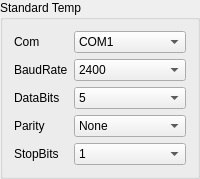
    <widget class="QGroupBox" name="gBoxStdTmpSensor">
     <property name="title">
      <string>Standard Temp</string>
     </property>
     <layout class="QGridLayout" name="gridLayout_3">
      <item row="0" column="0">
       <widget class="QLabel" name="label_22">
        <property name="sizePolicy">
         <sizepolicy hsizetype="Fixed" vsizetype="Preferred">
          <horstretch>0</horstretch>
          <verstretch>0</verstretch>
         </sizepolicy>
        </property>
        <property name="text">
         <string>Com</string>
        </property>
       </widget>
      </item>
      <item row="0" column="1">
       <widget class="QComboBox" name="comboStdTmpSerialNum">
        <item>
         <property name="text">
          <string>COM1</string>
         </property>
        </item>
        <item>
         <property name="text">
          <string>COM2</string>
         </property>
        </item>
        <item>
         <property name="text">
          <string>COM3</string>
         </property>
        </item>
        <item>
         <property name="text">
          <string>COM4</string>
         </property>
        </item>
        <item>
         <property name="text">
          <string>COM5</string>
         </property>
        </item>
        <item>
         <property name="text">
          <string>COM6</string>
         </property>
        </item>
        <item>
         <property name="text">
          <string>COM7</string>
         </property>
        </item>
        <item>
         <property name="text">
          <string>COM8</string>
         </property>
        </item>
        <item>
         <property name="text">
          <string>COM9</string>
         </property>
        </item>
        <item>
         <property name="text">
          <string>COM10</string>
         </property>
        </item>
        <item>
         <property name="text">
          <string>COM11</string>
         </property>
        </item>
        <item>
         <property name="text">
          <string>COM12</string>
         </property>
        </item>
        <item>
         <property name="text">
          <string>COM13</string>
         </property>
        </item>
        <item>
         <property name="text">
          <string>COM14</string>
         </property>
        </item>
        <item>
         <property name="text">
          <string>COM15</string>
         </property>
        </item>
        <item>
         <property name="text">
          <string>COM16</string>
         </property>
        </item>
        <item>
         <property name="text">
          <string>COM17</string>
         </property>
        </item>
        <item>
         <property name="text">
          <string>COM18</string>
         </property>
        </item>
        <item>
         <property name="text">
          <string>COM19</string>
         </property>
        </item>
        <item>
         <property name="text">
          <string>COM20</string>
         </property>
        </item>
        <item>
         <property name="text">
          <string>COM21</string>
         </property>
        </item>
        <item>
         <property name="text">
          <string>COM22</string>
         </property>
        </item>
        <item>
         <property name="text">
          <string>COM23</string>
         </property>
        </item>
        <item>
         <property name="text">
          <string>COM24</string>
         </property>
        </item>
        <item>
         <property name="text">
          <string>COM25</string>
         </property>
        </item>
        <item>
         <property name="text">
          <string>COM26</string>
         </property>
        </item>
        <item>
         <property name="text">
          <string>COM27</string>
         </property>
        </item>
        <item>
         <property name="text">
          <string>COM28</string>
         </property>
        </item>
        <item>
         <property name="text">
          <string>COM29</string>
         </property>
        </item>
        <item>
         <property name="text">
          <string>COM30</string>
         </property>
        </item>
       </widget>
      </item>
      <item row="1" column="0">
       <widget class="QLabel" name="label_20">
        <property name="text">
         <string>BaudRate</string>
        </property>
       </widget>
      </item>
      <item row="1" column="1">
       <widget class="QComboBox" name="comboStdTmpBaudRate">
        <item>
         <property name="text">
          <string>2400</string>
         </property>
        </item>
        <item>
         <property name="text">
          <string>4800</string>
         </property>
        </item>
        <item>
         <property name="text">
          <string>9600</string>
         </property>
        </item>
        <item>
         <property name="text">
          <string>14400</string>
         </property>
        </item>
        <item>
         <property name="text">
          <string>19200</string>
         </property>
        </item>
        <item>
         <property name="text">
          <string>38400</string>
         </property>
        </item>
        <item>
         <property name="text">
          <string>56000</string>
         </property>
        </item>
       </widget>
      </item>
      <item row="2" column="0">
       <widget class="QLabel" name="label_18">
        <property name="text">
         <string>DataBits</string>
        </property>
       </widget>
      </item>
      <item row="2" column="1">
       <widget class="QComboBox" name="comboStdTmpBits">
        <item>
         <property name="text">
          <string>5</string>
         </property>
        </item>
        <item>
         <property name="text">
          <string>6</string>
         </property>
        </item>
        <item>
         <property name="text">
          <string>7</string>
         </property>
        </item>
        <item>
         <property name="text">
          <string>8</string>
         </property>
        </item>
       </widget>
      </item>
      <item row="3" column="0">
       <widget class="QLabel" name="label_21">
        <property name="text">
         <string>Parity</string>
        </property>
       </widget>
      </item>
      <item row="3" column="1">
       <widget class="QComboBox" name="comboStdTmpChkBit">
        <item>
         <property name="text">
          <string>None</string>
         </property>
        </item>
        <item>
         <property name="text">
          <string>Odd</string>
         </property>
        </item>
        <item>
         <property name="text">
          <string>Even</string>
         </property>
        </item>
       </widget>
      </item>
      <item row="4" column="0">
       <widget class="QLabel" name="label_19">
        <property name="text">
         <string>StopBits</string>
        </property>
       </widget>
      </item>
      <item row="4" column="1">
       <widget class="QComboBox" name="comboStdTmpEndBit">
        <item>
         <property name="text">
          <string>1</string>
         </property>
        </item>
        <item>
         <property name="text">
          <string>1.5</string>
         </property>
        </item>
        <item>
         <property name="text">
          <string>2</string>
         </property>
        </item>
       </widget>
      </item>
     </layout>
    </widget>
